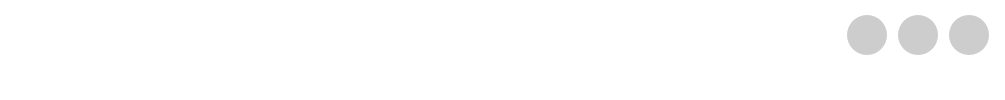
     <widget class="QFrame" name="titleBar">
      <property name="minimumSize">
       <size>
        <width>0</width>
        <height>80</height>
       </size>
      </property>
      <property name="maximumSize">
       <size>
        <width>16777215</width>
        <height>100</height>
       </size>
      </property>
      <property name="styleSheet">
       <string notr="true">background-color: rgba(0,0,0,0);
border-bottom-left-radius:0px;
border-bottom-right-radius:0px;</string>
      </property>
      <property name="frameShape">
       <enum>QFrame::StyledPanel</enum>
      </property>
      <property name="frameShadow">
       <enum>QFrame::Raised</enum>
      </property>
      <layout class="QGridLayout" name="gridLayout_23">
       <property name="leftMargin">
        <number>0</number>
       </property>
       <property name="topMargin">
        <number>0</number>
       </property>
       <property name="rightMargin">
        <number>0</number>
       </property>
       <property name="bottomMargin">
        <number>0</number>
       </property>
       <property name="spacing">
        <number>0</number>
       </property>
       <item row="1" column="0">
        <spacer name="verticalSpacer_3">
         <property name="orientation">
          <enum>Qt::Vertical</enum>
         </property>
         <property name="sizeHint" stdset="0">
          <size>
           <width>20</width>
           <height>40</height>
          </size>
         </property>
        </spacer>
       </item>
       <item row="0" column="0">
        <widget class="QFrame" name="titleBarFrame">
         <property name="maximumSize">
          <size>
           <width>16777215</width>
           <height>100</height>
          </size>
         </property>
         <property name="styleSheet">
          <string notr="true">background-color:rgba(0,0,0,0);</string>
         </property>
         <property name="frameShape">
          <enum>QFrame::StyledPanel</enum>
         </property>
         <property name="frameShadow">
          <enum>QFrame::Raised</enum>
         </property>
         <layout class="QHBoxLayout" name="horizontalLayout_9">
          <property name="spacing">
           <number>0</number>
          </property>
          <property name="leftMargin">
           <number>0</number>
          </property>
          <property name="topMargin">
           <number>0</number>
          </property>
          <property name="rightMargin">
           <number>0</number>
          </property>
          <property name="bottomMargin">
           <number>0</number>
          </property>
          <item>
           <widget class="QFrame" name="heading_frame">
            <property name="minimumSize">
             <size>
              <width>360</width>
              <height>50</height>
             </size>
            </property>
            <property name="frameShape">
             <enum>QFrame::StyledPanel</enum>
            </property>
            <property name="frameShadow">
             <enum>QFrame::Raised</enum>
            </property>
            <layout class="QGridLayout" name="gridLayout_24">
             <item row="0" column="0">
              <widget class="QPushButton" name="menuBtn">
               <property name="minimumSize">
                <size>
                 <width>50</width>
                 <height>50</height>
                </size>
               </property>
               <property name="maximumSize">
                <size>
                 <width>50</width>
                 <height>50</height>
                </size>
               </property>
               <property name="styleSheet">
                <string notr="true">QPushButton {
background-color:rgba(0,0,0,0); 
color:white;
border-radius:15px;
padding:0px;
background:url(&quot;&quot;);
}

QPushButton:hover {
background-color:rgba(255, 255, 255,30); 
color:white;
border-radius:15px;
padding:0px;
}

QPushButton:pressed {
background-color:rgba(255, 255, 255,50); 
color:white;
border-radius:15px;
padding:0px;
}</string>
               </property>
               <property name="text">
                <string/>
               </property>
               <property name="icon">
                <iconset>
                 <normaloff>../../Downloads/icons8-menu-90.png</normaloff>../../Downloads/icons8-menu-90.png</iconset>
               </property>
               <property name="iconSize">
                <size>
                 <width>42</width>
                 <height>42</height>
                </size>
               </property>
              </widget>
             </item>
             <item row="0" column="1">
              <widget class="QLabel" name="heading">
               <property name="font">
                <font>
                 <family>Inter 24pt SemiBold</family>
                 <pointsize>20</pointsize>
                 <weight>50</weight>
                 <bold>false</bold>
                </font>
               </property>
               <property name="styleSheet">
                <string notr="true">color:white; border:none;</string>
               </property>
               <property name="text">
                <string>Welcome, Aditya!</string>
               </property>
              </widget>
             </item>
            </layout>
           </widget>
          </item>
          <item>
           <spacer name="horizontalSpacer_11">
            <property name="orientation">
             <enum>Qt::Horizontal</enum>
            </property>
            <property name="sizeHint" stdset="0">
             <size>
              <width>473</width>
              <height>20</height>
             </size>
            </property>
           </spacer>
          </item>
          <item>
           <widget class="QFrame" name="buttonFrame_3">
            <property name="minimumSize">
             <size>
              <width>172</width>
              <height>70</height>
             </size>
            </property>
            <property name="maximumSize">
             <size>
              <width>10000000</width>
              <height>10000000</height>
             </size>
            </property>
            <property name="styleSheet">
             <string notr="true">border:none;</string>
            </property>
            <property name="frameShape">
             <enum>QFrame::StyledPanel</enum>
            </property>
            <property name="frameShadow">
             <enum>QFrame::Raised</enum>
            </property>
            <layout class="QGridLayout" name="gridLayout_25">
             <item row="0" column="0">
              <widget class="QPushButton" name="profileBtn">
               <property name="minimumSize">
                <size>
                 <width>40</width>
                 <height>40</height>
                </size>
               </property>
               <property name="maximumSize">
                <size>
                 <width>40</width>
                 <height>40</height>
                </size>
               </property>
               <property name="styleSheet">
                <string notr="true">QPushButton {
border-radius:20px;
background-color:rgba(0,0,0,50);
border:none;
}

QPushButton::hover {
border-radius:20px;
background-color:rgba(255,255,255, 50);
border:none;
}

QPushButton::pressed {
border-radius:20px;
background-color:rgba(255,255,255, 30);
border:none;
}
</string>
               </property>
               <property name="text">
                <string/>
               </property>
               <property name="icon">
                <iconset>
                 <normaloff>../../Downloads/icons8-test-account-90 (1).png</normaloff>../../Downloads/icons8-test-account-90 (1).png</iconset>
               </property>
               <property name="iconSize">
                <size>
                 <width>40</width>
                 <height>40</height>
                </size>
               </property>
              </widget>
             </item>
             <item row="0" column="1">
              <widget class="QPushButton" name="minimizeBtn">
               <property name="minimumSize">
                <size>
                 <width>40</width>
                 <height>40</height>
                </size>
               </property>
               <property name="maximumSize">
                <size>
                 <width>40</width>
                 <height>40</height>
                </size>
               </property>
               <property name="styleSheet">
                <string notr="true">QPushButton {
border-radius:20px;
background-color:rgba(0,0,0,50);
border:none;
}

QPushButton::hover {
border-radius:20px;
background-color:rgba(255,255,255, 50);
border:none;
}

QPushButton::pressed {
border-radius:20px;
background-color:rgba(255,255,255, 30);
border:none;
}
</string>
               </property>
               <property name="text">
                <string/>
               </property>
               <property name="icon">
                <iconset>
                 <normaloff>../../Downloads/icons8-minus-sign-48.png</normaloff>../../Downloads/icons8-minus-sign-48.png</iconset>
               </property>
               <property name="iconSize">
                <size>
                 <width>13</width>
                 <height>13</height>
                </size>
               </property>
              </widget>
             </item>
             <item row="0" column="2">
              <widget class="QPushButton" name="closeBtn">
               <property name="minimumSize">
                <size>
                 <width>40</width>
                 <height>40</height>
                </size>
               </property>
               <property name="maximumSize">
                <size>
                 <width>40</width>
                 <height>40</height>
                </size>
               </property>
               <property name="styleSheet">
                <string notr="true">
QPushButton {
border-radius:20px;
background-color:rgba(0,0,0,50);
border:none;}

QPushButton::hover {
border-radius:20px;
background-color:rgba(255,0,0, 100);
border:none;}

QPushButton::pressed {
border-radius:20px;
background-color:rgba(255,0,0, 150);
border:none;}
</string>
               </property>
               <property name="text">
                <string/>
               </property>
               <property name="icon">
                <iconset>
                 <normaloff>../../Downloads/icons8-close-24.png</normaloff>../../Downloads/icons8-close-24.png</iconset>
               </property>
              </widget>
             </item>
            </layout>
           </widget>
          </item>
         </layout>
        </widget>
       </item>
      </layout>
     </widget>
